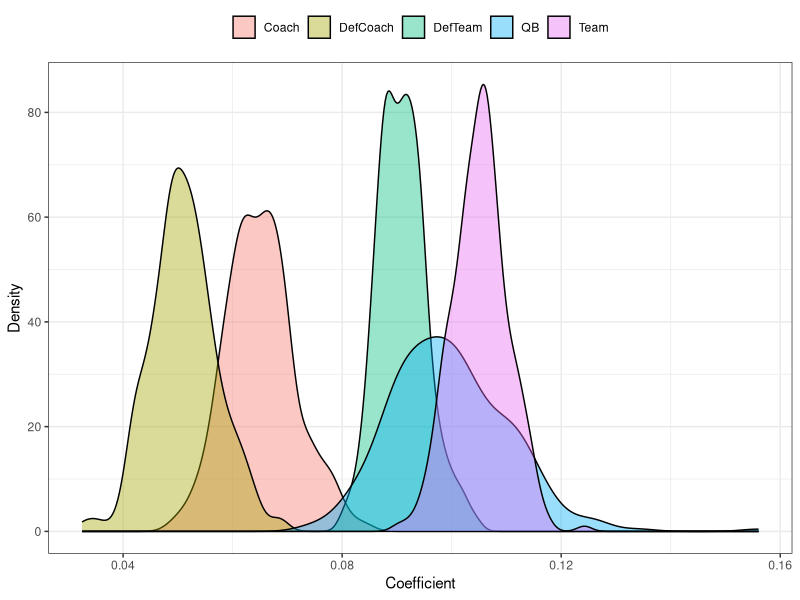

Write the R code that produced this figure. (Note: this script raises an error after producing the figure.)
## ---- chunk 1
knitr::opts_chunk$set(
  echo = TRUE, 
  message = FALSE, 
  warning = FALSE, 
  dpi = 300, 
  tidy = 'styler'
  )
## ---- chunk 2
print("This is a code block")
## ---- chunk 3
r<-read.csv('roster_data.csv')
r
## ---- chunk 4
library(ggplot2)

plot<-read.csv('analysis.csv')

p<-ggplot(plot,aes(x=coef,fill=effect))+
  geom_density(alpha=.4)+
  theme_bw()+ 
  theme(legend.position = 'top',
        legend.title = element_blank())+
  labs(x='Coefficient', y='Density') + ggsave('plot.png',dpi=600, width = 8, height = 5, units = "in")

p

#![External image.](plot.png)

